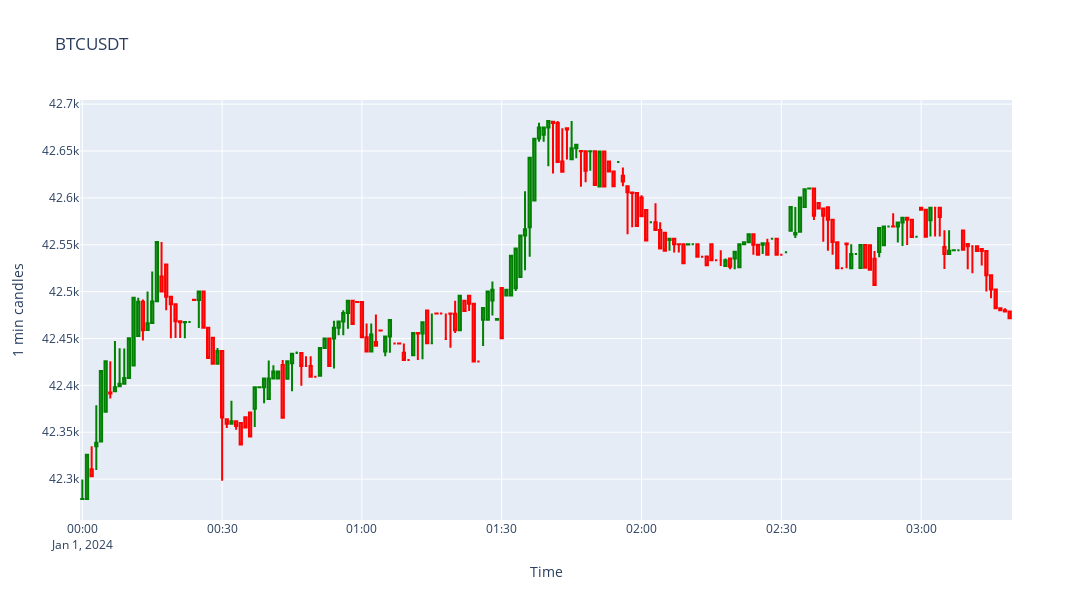

The notebook cell saved with this chart:
### Code cell
#Candlestick charts for visualization
plot_candlestick(btc_data, "BTCUSDT", start_idx=0, end_idx=200)

### Figure 1 — Plotly figure (JSON) as saved in the notebook; plotly's stock layout.template omitted (floating-point values rounded to 4 significant figures; data arrays with more than 128 entries replaced by an {"elided": "..."} marker saying what was removed)
{"data": [{"close": {"elided": "200 float values"}, "decreasing": {"line": {"color": "red"}}, "high": {"elided": "200 float values"}, "increasing": {"line": {"color": "green"}}, "low": {"elided": "200 float values"}, "open": {"elided": "200 float values"}, "type": "candlestick", "x": {"elided": "200 str values"}}], "layout": {"height": 600, "title": {"text": "BTCUSDT"}, "width": 1200, "xaxis": {"rangeslider": {"visible": false}, "title": {"text": "Time"}}, "yaxis": {"title": {"text": "1 min candles"}}}}
